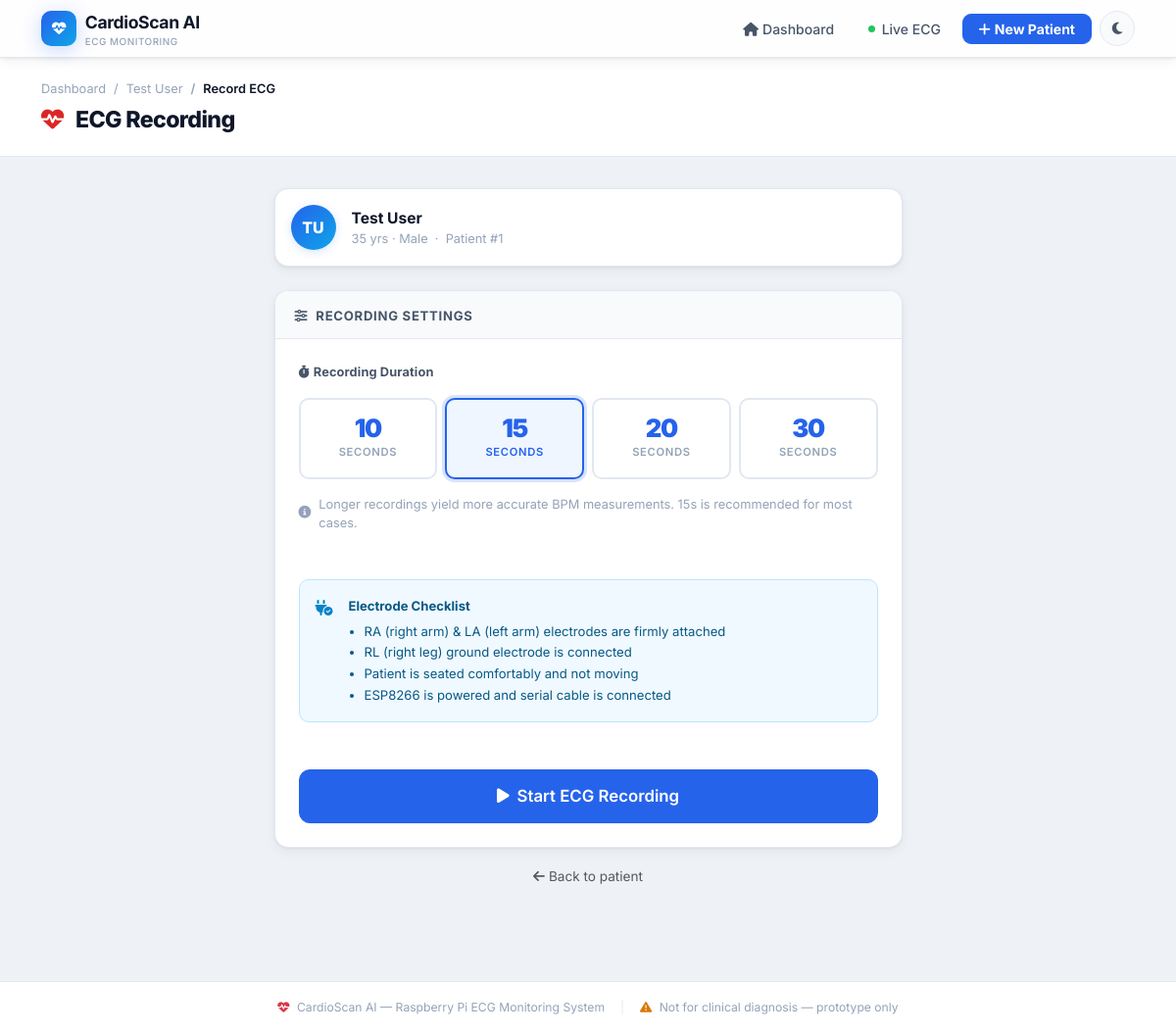
The app's page /record/1 with its own data.
### tables this page shows
CREATE TABLE patients (
            id          INTEGER PRIMARY KEY AUTOINCREMENT,
            name        TEXT NOT NULL,
            age         INTEGER,
            gender      TEXT,
            symptoms    TEXT,
            created_at  TIMESTAMP DEFAULT CURRENT_TIMESTAMP
        );

### ui/app.py (the view)
@app.route("/record/<int:patient_id>")
def record(patient_id):
    conn = get_connection()
    patient = conn.execute(
        "SELECT * FROM patients WHERE id=?", (patient_id,)
    ).fetchone()
    conn.close()
    if not patient:
        abort(404)
    return render_template("record.html", patient=patient,
                           error=None, retry=False)

### scripts/db_setup.py (called while the page is built)
def get_connection():
    conn = sqlite3.connect(DB_PATH)
    conn.row_factory = sqlite3.Row
    conn.execute("PRAGMA foreign_keys = ON")
    return conn

### ui/templates/record.html (shortened to what this page needs)
{% extends "base.html" %}
{% block content %}
<div class="page-header">
  <div class="container-xl">
    <nav aria-label="breadcrumb">
      <ol class="breadcrumb mb-2">
        <li class="breadcrumb-item"><a href="{{ url_for('index') }}">Dashboard</a></li>
        <li class="breadcrumb-item">
          <a href="{{ url_for('patient_detail', patient_id=patient.id) }}">{{ patient.name }}</a>
        </li>
        <li class="breadcrumb-item active">Record ECG</li>
      </ol>
    </nav>
    <h1>
      <i class="fa-solid fa-heart-pulse me-2" style="color:var(--danger);"></i>
      ECG Recording
    </h1>
  </div>
</div>
<div class="container-xl pb-5">
  <div class="row justify-content-center">
    <div class="col-12 col-md-9 col-lg-7">
      <div class="d-flex align-items-center gap-3 p-3 mb-4"
           style="background:var(--surface);border:1px solid var(--border);
                  border-radius:var(--radius);box-shadow:var(--shadow-sm);">
        {% set initials = (patient.name.split()[0][0] + (patient.name.split()[1][0] if patient.name.split()|length > 1 else (patient.name[1]|default('')))) | upper %}
        <div class="patient-avatar">{{ initials }}</div>
        <div>
          <div class="fw-700" style="font-size:.975rem;">{{ patient.name }}</div>
          <div style="font-size:.8rem;color:var(--text-3);">
            {% if patient.age %}{{ patient.age }} yrs{% endif %}
            {% if patient.age and patient.gender %} · {% endif %}
            {% if patient.gender in ['M','male','Male'] %}Male
            {% elif patient.gender in ['F','female','Female'] %}Female
            {% elif patient.gender %}{{ patient.gender }}{% endif %}
            &nbsp;·&nbsp; Patient #{{ patient.id }}
          </div>
        </div>
      </div>
      <div class="cs-card p-0" style="overflow:hidden;">
        <div class="card-header-cs">
          <i class="fa-solid fa-sliders me-2"></i>Recording Settings
        </div>
        <div style="padding:1.5rem;">
          <form id="recording-form"
                method="POST"
                action="{{ url_for('record_start', patient_id=patient.id) }}">
            <div class="mb-5">
              <label class="form-label d-block mb-3">
                <i class="fa-solid fa-stopwatch me-1"></i>Recording Duration
              </label>
              <div class="row g-2">
                {% for sec in [10, 15, 20, 30] %}
                  <div class="col-6 col-sm-3">
                    <div class="dur-card {{ 'selected' if sec == 15 else '' }}"
                         data-for="dur_{{ sec }}">
                      <div class="dur-sec">{{ sec }}</div>
                      <div class="dur-lbl">seconds</div>
                    </div>
                  </div>
                {% endfor %}
              </div>
              <div class="mt-3 d-flex align-items-center gap-2"
                   style="font-size:.8rem;color:var(--text-3);">
                <i class="fa-solid fa-circle-info"></i>
                Longer recordings yield more accurate BPM measurements.
                15s is recommended for most cases.
              </div>
            </div>
            <div class="mb-5 p-3 d-flex align-items-start gap-3 info-note">
              <i class="fa-solid fa-plug-circle-check mt-1 flex-shrink-0 info-note-icon"></i>
              <div class="info-note-text">
                <strong class="d-block mb-1">Electrode Checklist</strong>
                <ul class="mb-0 ps-3">
                  <li>RA (right arm) &amp; LA (left arm) electrodes are firmly attached</li>
                  <li>RL (right leg) ground electrode is connected</li>
                  <li>Patient is seated comfortably and not moving</li>
                  <li>ESP8266 is powered and serial cable is connected</li>
                </ul>
              </div>
            </div>
            <button type="submit" id="start-btn" class="btn btn-primary btn-lg w-100"
                    style="font-size:1.05rem;padding:.85rem;">
              <i class="fa-solid fa-play me-2"></i>Start ECG Recording
            </button>
          </form>
        </div>
      </div>
      <div class="text-center mt-3">
        <a href="{{ url_for('patient_detail', patient_id=patient.id) }}"
           class="text-muted" style="font-size:.85rem;">
          <i class="fa-solid fa-arrow-left me-1"></i>Back to patient
        </a>
      </div>
    </div>
  </div>
</div>
{% endblock %}

### ui/static/css/custom.css (style rules this page uses)
:root { --primary: #2563eb; --primary-dark: #1d4ed8; --primary-light: #eff6ff; --primary-glow: rgba(37,99,235,.18); --secondary: #0ea5e9; --accent: #6366f1; --success: #16a34a; --success-light: #f0fdf4; --warning: #d97706; --warning-light: #fffbeb; --danger: #dc2626; --danger-light: #fef2f2; --bg: #eef2f7; --surface: #ffffff; --surface-2: #f8fafc; --surface-3: #f1f5f9; --text-1: #0f172a; --text-2: #475569; --text-3: #94a3b8; --border: #e2e8f0; --border-focus: #93c5fd; --radius-xs: 6px; --radius-sm: 10px; --radius: 14px; --radius-lg: 20px; --radius-xl: 28px; --shadow-xs: 0 1px 2px rgba(0,0,0,.05); --shadow-sm: 0 1px 3px rgba(0,0,0,.07), 0 4px 12px rgba(0,0,0,.05); --shadow: 0 4px 12px rgba(0,0,0,.08), 0 12px 32px rgba(0,0,0,.06); --shadow-lg: 0 8px 24px rgba(0,0,0,.1), 0 32px 64px rgba(0,0,0,.1); --shadow-primary: 0 4px 20px rgba(37,99,235,.25); --transition-fast: all .15s ease; --transition: all .22s ease; --transition-slow: all .35s ease; --ai-sv-bg: #fefce8; --ai-sv-fg: #a16207; --navbar-h: 60px; }
*, *::before, *::after { box-sizing: border-box; transition: background-color .22s ease, border-color .22s ease, color .15s ease, box-shadow .22s ease; }
html { scroll-behavior: smooth; }
body { background: var(--bg); font-family: 'Inter', system-ui, -apple-system, BlinkMacSystemFont, sans-serif; color: var(--text-1); -webkit-font-smoothing: antialiased; min-height: 100vh; }
a { text-decoration: none; color: inherit; }
.page-header { background: var(--surface); border-bottom: 1px solid var(--border); padding: 1.4rem 0; margin-bottom: 2rem; }
.page-header h1 { font-size: 1.45rem; font-weight: 800; letter-spacing: -.028em; margin: 0; color: var(--text-1); }
.cs-card { background: var(--surface); border: 1px solid var(--border); border-radius: var(--radius); box-shadow: var(--shadow-sm); transition: transform .22s ease, box-shadow .22s ease, border-color .22s ease; }
.cs-card .card-header-cs { padding: 1rem 1.25rem .8rem; border-bottom: 1px solid var(--border); font-weight: 700; font-size: .82rem; color: var(--text-2); text-transform: uppercase; letter-spacing: .055em; background: var(--surface-2); }
.patient-avatar { width: 46px; height: 46px; min-width: 46px; border-radius: 50%; background: linear-gradient(135deg, var(--primary) 0%, var(--secondary) 100%); color: white; font-weight: 800; font-size: 1rem; display: flex; align-items: center; justify-content: center; box-shadow: 0 2px 10px var(--primary-glow); }
.dur-card { border: 2px solid var(--border); border-radius: var(--radius-sm); padding: 1.05rem .75rem; cursor: pointer; text-align: center; transition: var(--transition); user-select: none; background: var(--surface); }
.dur-card.selected { border-color: var(--primary); background: var(--primary-light); box-shadow: 0 0 0 3px var(--primary-glow); }
.dur-card .dur-sec { font-size: 1.6rem; font-weight: 900; letter-spacing: -.05em; color: var(--primary); line-height: 1; }
.dur-card .dur-lbl { font-size: .7rem; font-weight: 600; color: var(--text-3); text-transform: uppercase; letter-spacing: .06em; margin-top: 3px; }
.dur-card.selected .dur-lbl { color: var(--primary); }
.form-label { font-size: .8rem; font-weight: 700; color: var(--text-2); margin-bottom: .35rem; letter-spacing: .01em; }
.btn { font-weight: 600; border-radius: var(--radius-sm); transition: transform .15s ease, box-shadow .2s ease, background .2s ease; }
.btn-primary { background: var(--primary); border-color: var(--primary); }
.btn-lg { padding: .72rem 1.6rem; font-size: 1rem; border-radius: 11px; }
.breadcrumb-item, .breadcrumb-item a { font-size: .8rem; color: var(--text-3); }
.breadcrumb-item.active { color: var(--text-1); font-weight: 600; }
.breadcrumb-item + .breadcrumb-item::before { color: var(--text-3); }
.info-note { background: #f0f9ff; border: 1px solid #bae6fd; border-radius: var(--radius-sm); }
.info-note-icon { color: #0284c7; }
.info-note-text { font-size: .82rem; color: #075985; line-height: 1.65; }
.fw-700 { font-weight: 700; }
.cs-card, .stat-card, .patient-card { animation: fadeInUp .35s ease both; }
.row .col-12:nth-child(1) .cs-card, .row .col-12:nth-child(1) .stat-card, .row .col-12:nth-child(1) .patient-card { animation-delay: .04s; }

### records on screen
patients: name "Test User", age "35", id "1"

### other values on screen
{{ initials }} "TU"
{{ sec }} "10" "15" "20" "30"
